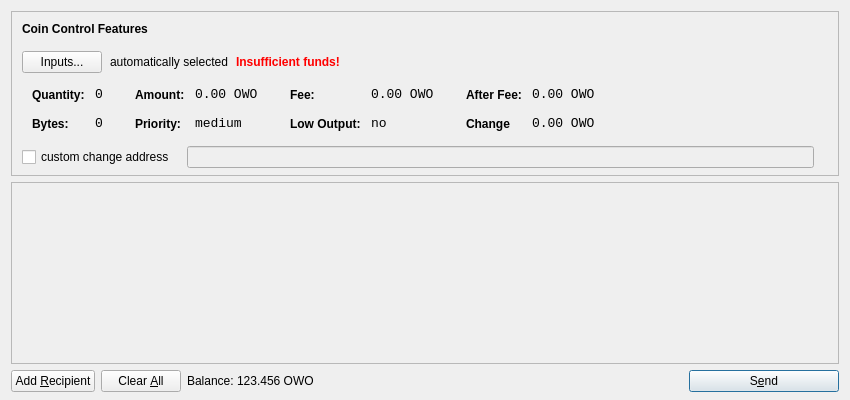
<?xml version="1.0" encoding="UTF-8"?>
<ui version="4.0">
 <class>SendCoinsDialog</class>
 <widget class="QDialog" name="SendCoinsDialog">
  <property name="geometry">
   <rect>
    <x>0</x>
    <y>0</y>
    <width>850</width>
    <height>400</height>
   </rect>
  </property>
  <property name="windowTitle">
   <string>Send Coins</string>
  </property>
  <layout class="QVBoxLayout" name="verticalLayout" stretch="0,1,0">
   <property name="bottomMargin">
    <number>8</number>
   </property>
   <item>
    <widget class="QFrame" name="frameCoinControl">
     <property name="sizePolicy">
      <sizepolicy hsizetype="Expanding" vsizetype="Expanding">
       <horstretch>0</horstretch>
       <verstretch>0</verstretch>
      </sizepolicy>
     </property>
     <property name="maximumSize">
      <size>
       <width>16777215</width>
       <height>16777215</height>
      </size>
     </property>
     <property name="frameShape">
      <enum>QFrame::StyledPanel</enum>
     </property>
     <property name="frameShadow">
      <enum>QFrame::Sunken</enum>
     </property>
     <layout class="QVBoxLayout" name="verticalLayoutCoinControl2">
      <property name="spacing">
       <number>-1</number>
      </property>
      <property name="leftMargin">
       <number>0</number>
      </property>
      <property name="topMargin">
       <number>0</number>
      </property>
      <property name="rightMargin">
       <number>0</number>
      </property>
      <property name="bottomMargin">
       <number>6</number>
      </property>
      <item>
       <layout class="QVBoxLayout" name="verticalLayoutCoinControl" stretch="0,0,0,0,1">
        <property name="spacing">
         <number>0</number>
        </property>
        <property name="leftMargin">
         <number>10</number>
        </property>
        <property name="topMargin">
         <number>10</number>
        </property>
        <item>
         <layout class="QHBoxLayout" name="horizontalLayoutCoinControl1">
          <property name="bottomMargin">
           <number>15</number>
          </property>
          <item>
           <widget class="QLabel" name="labelCoinControlFeatures">
            <property name="sizePolicy">
             <sizepolicy hsizetype="Preferred" vsizetype="Maximum">
              <horstretch>0</horstretch>
              <verstretch>0</verstretch>
             </sizepolicy>
            </property>
            <property name="font">
             <font>
              <weight>75</weight>
              <bold>true</bold>
             </font>
            </property>
            <property name="styleSheet">
             <string notr="true">font-weight:bold;</string>
            </property>
            <property name="text">
             <string>Coin Control Features</string>
            </property>
           </widget>
          </item>
         </layout>
        </item>
        <item>
         <layout class="QHBoxLayout" name="horizontalLayoutCoinControl2" stretch="0,0,0,0">
          <property name="spacing">
           <number>8</number>
          </property>
          <property name="bottomMargin">
           <number>10</number>
          </property>
          <item>
           <widget class="QPushButton" name="pushButtonCoinControl">
            <property name="styleSheet">
             <string notr="true"/>
            </property>
            <property name="text">
             <string>Inputs...</string>
            </property>
           </widget>
          </item>
          <item>
           <widget class="QLabel" name="labelCoinControlAutomaticallySelected">
            <property name="text">
             <string>automatically selected</string>
            </property>
            <property name="margin">
             <number>5</number>
            </property>
           </widget>
          </item>
          <item>
           <widget class="QLabel" name="labelCoinControlInsuffFunds">
            <property name="font">
             <font>
              <weight>75</weight>
              <bold>true</bold>
             </font>
            </property>
            <property name="styleSheet">
             <string notr="true">color:red;font-weight:bold;</string>
            </property>
            <property name="text">
             <string>Insufficient funds!</string>
            </property>
            <property name="margin">
             <number>5</number>
            </property>
           </widget>
          </item>
          <item>
           <spacer name="horizontalSpacerCoinControl">
            <property name="orientation">
             <enum>Qt::Horizontal</enum>
            </property>
            <property name="sizeHint" stdset="0">
             <size>
              <width>40</width>
              <height>1</height>
             </size>
            </property>
           </spacer>
          </item>
         </layout>
        </item>
        <item>
         <widget class="QWidget" name="widgetCoinControl" native="true">
          <property name="sizePolicy">
           <sizepolicy hsizetype="Preferred" vsizetype="Preferred">
            <horstretch>0</horstretch>
            <verstretch>0</verstretch>
           </sizepolicy>
          </property>
          <property name="minimumSize">
           <size>
            <width>0</width>
            <height>0</height>
           </size>
          </property>
          <property name="styleSheet">
           <string notr="true"/>
          </property>
          <layout class="QHBoxLayout" name="horizontalLayoutCoinControl5">
           <property name="margin">
            <number>0</number>
           </property>
           <item>
            <layout class="QHBoxLayout" name="horizontalLayoutCoinControl3" stretch="0,0,0,1">
             <property name="spacing">
              <number>20</number>
             </property>
             <property name="topMargin">
              <number>0</number>
             </property>
             <property name="bottomMargin">
              <number>10</number>
             </property>
             <item>
              <layout class="QFormLayout" name="formLayoutCoinControl1">
               <property name="horizontalSpacing">
                <number>10</number>
               </property>
               <property name="verticalSpacing">
                <number>14</number>
               </property>
               <property name="leftMargin">
                <number>10</number>
               </property>
               <property name="topMargin">
                <number>4</number>
               </property>
               <property name="rightMargin">
                <number>6</number>
               </property>
               <item row="0" column="0">
                <widget class="QLabel" name="labelCoinControlQuantityText">
                 <property name="styleSheet">
                  <string notr="true">font-weight:bold;</string>
                 </property>
                 <property name="text">
                  <string>Quantity:</string>
                 </property>
                 <property name="margin">
                  <number>0</number>
                 </property>
                </widget>
               </item>
               <item row="0" column="1">
                <widget class="QLabel" name="labelCoinControlQuantity">
                 <property name="font">
                  <font>
                   <family>Monospace</family>
                   <pointsize>10</pointsize>
                  </font>
                 </property>
                 <property name="cursor">
                  <cursorShape>IBeamCursor</cursorShape>
                 </property>
                 <property name="contextMenuPolicy">
                  <enum>Qt::ActionsContextMenu</enum>
                 </property>
                 <property name="text">
                  <string>0</string>
                 </property>
                 <property name="margin">
                  <number>0</number>
                 </property>
                 <property name="textInteractionFlags">
                  <set>Qt::LinksAccessibleByMouse|Qt::TextSelectableByKeyboard|Qt::TextSelectableByMouse</set>
                 </property>
                </widget>
               </item>
               <item row="1" column="0">
                <widget class="QLabel" name="labelCoinControlBytesText">
                 <property name="styleSheet">
                  <string notr="true">font-weight:bold;</string>
                 </property>
                 <property name="text">
                  <string>Bytes:</string>
                 </property>
                </widget>
               </item>
               <item row="1" column="1">
                <widget class="QLabel" name="labelCoinControlBytes">
                 <property name="font">
                  <font>
                   <family>Monospace</family>
                   <pointsize>10</pointsize>
                  </font>
                 </property>
                 <property name="cursor">
                  <cursorShape>IBeamCursor</cursorShape>
                 </property>
                 <property name="contextMenuPolicy">
                  <enum>Qt::ActionsContextMenu</enum>
                 </property>
                 <property name="text">
                  <string>0</string>
                 </property>
                 <property name="textInteractionFlags">
                  <set>Qt::LinksAccessibleByMouse|Qt::TextSelectableByKeyboard|Qt::TextSelectableByMouse</set>
                 </property>
                </widget>
               </item>
              </layout>
             </item>
             <item>
              <layout class="QFormLayout" name="formLayoutCoinControl2">
               <property name="horizontalSpacing">
                <number>10</number>
               </property>
               <property name="verticalSpacing">
                <number>14</number>
               </property>
               <property name="leftMargin">
                <number>6</number>
               </property>
               <property name="topMargin">
                <number>4</number>
               </property>
               <property name="rightMargin">
                <number>6</number>
               </property>
               <item row="0" column="0">
                <widget class="QLabel" name="labelCoinControlAmountText">
                 <property name="styleSheet">
                  <string notr="true">font-weight:bold;</string>
                 </property>
                 <property name="text">
                  <string>Amount:</string>
                 </property>
                 <property name="margin">
                  <number>0</number>
                 </property>
                </widget>
               </item>
               <item row="0" column="1">
                <widget class="QLabel" name="labelCoinControlAmount">
                 <property name="font">
                  <font>
                   <family>Monospace</family>
                   <pointsize>10</pointsize>
                  </font>
                 </property>
                 <property name="cursor">
                  <cursorShape>IBeamCursor</cursorShape>
                 </property>
                 <property name="contextMenuPolicy">
                  <enum>Qt::ActionsContextMenu</enum>
                 </property>
                 <property name="text">
                  <string>0.00 OWO</string>
                 </property>
                 <property name="textInteractionFlags">
                  <set>Qt::LinksAccessibleByMouse|Qt::TextSelectableByKeyboard|Qt::TextSelectableByMouse</set>
                 </property>
                </widget>
               </item>
               <item row="1" column="0">
                <widget class="QLabel" name="labelCoinControlPriorityText">
                 <property name="styleSheet">
                  <string notr="true">font-weight:bold;</string>
                 </property>
                 <property name="text">
                  <string>Priority:</string>
                 </property>
                </widget>
               </item>
               <item row="1" column="1">
                <widget class="QLabel" name="labelCoinControlPriority">
                 <property name="font">
                  <font>
                   <family>Monospace</family>
                   <pointsize>10</pointsize>
                  </font>
                 </property>
                 <property name="cursor">
                  <cursorShape>IBeamCursor</cursorShape>
                 </property>
                 <property name="contextMenuPolicy">
                  <enum>Qt::ActionsContextMenu</enum>
                 </property>
                 <property name="text">
                  <string>medium</string>
                 </property>
                 <property name="textInteractionFlags">
                  <set>Qt::LinksAccessibleByMouse|Qt::TextSelectableByKeyboard|Qt::TextSelectableByMouse</set>
                 </property>
                </widget>
               </item>
              </layout>
             </item>
             <item>
              <layout class="QFormLayout" name="formLayoutCoinControl3">
               <property name="horizontalSpacing">
                <number>10</number>
               </property>
               <property name="verticalSpacing">
                <number>14</number>
               </property>
               <property name="leftMargin">
                <number>6</number>
               </property>
               <property name="topMargin">
                <number>4</number>
               </property>
               <property name="rightMargin">
                <number>6</number>
               </property>
               <item row="0" column="0">
                <widget class="QLabel" name="labelCoinControlFeeText">
                 <property name="styleSheet">
                  <string notr="true">font-weight:bold;</string>
                 </property>
                 <property name="text">
                  <string>Fee:</string>
                 </property>
                 <property name="margin">
                  <number>0</number>
                 </property>
                </widget>
               </item>
               <item row="0" column="1">
                <widget class="QLabel" name="labelCoinControlFee">
                 <property name="font">
                  <font>
                   <family>Monospace</family>
                   <pointsize>10</pointsize>
                  </font>
                 </property>
                 <property name="cursor">
                  <cursorShape>IBeamCursor</cursorShape>
                 </property>
                 <property name="contextMenuPolicy">
                  <enum>Qt::ActionsContextMenu</enum>
                 </property>
                 <property name="text">
                  <string>0.00 OWO</string>
                 </property>
                 <property name="textInteractionFlags">
                  <set>Qt::LinksAccessibleByMouse|Qt::TextSelectableByKeyboard|Qt::TextSelectableByMouse</set>
                 </property>
                </widget>
               </item>
               <item row="1" column="0">
                <widget class="QLabel" name="labelCoinControlLowOutputText">
                 <property name="styleSheet">
                  <string notr="true">font-weight:bold;</string>
                 </property>
                 <property name="text">
                  <string>Low Output:</string>
                 </property>
                </widget>
               </item>
               <item row="1" column="1">
                <widget class="QLabel" name="labelCoinControlLowOutput">
                 <property name="font">
                  <font>
                   <family>Monospace</family>
                   <pointsize>10</pointsize>
                  </font>
                 </property>
                 <property name="cursor">
                  <cursorShape>IBeamCursor</cursorShape>
                 </property>
                 <property name="contextMenuPolicy">
                  <enum>Qt::ActionsContextMenu</enum>
                 </property>
                 <property name="text">
                  <string>no</string>
                 </property>
                 <property name="textInteractionFlags">
                  <set>Qt::LinksAccessibleByMouse|Qt::TextSelectableByKeyboard|Qt::TextSelectableByMouse</set>
                 </property>
                </widget>
               </item>
              </layout>
             </item>
             <item>
              <layout class="QFormLayout" name="formLayoutCoinControl4">
               <property name="horizontalSpacing">
                <number>10</number>
               </property>
               <property name="verticalSpacing">
                <number>14</number>
               </property>
               <property name="leftMargin">
                <number>6</number>
               </property>
               <property name="topMargin">
                <number>4</number>
               </property>
               <property name="rightMargin">
                <number>6</number>
               </property>
               <item row="0" column="0">
                <widget class="QLabel" name="labelCoinControlAfterFeeText">
                 <property name="styleSheet">
                  <string notr="true">font-weight:bold;</string>
                 </property>
                 <property name="text">
                  <string>After Fee:</string>
                 </property>
                 <property name="margin">
                  <number>0</number>
                 </property>
                </widget>
               </item>
               <item row="0" column="1">
                <widget class="QLabel" name="labelCoinControlAfterFee">
                 <property name="font">
                  <font>
                   <family>Monospace</family>
                   <pointsize>10</pointsize>
                  </font>
                 </property>
                 <property name="cursor">
                  <cursorShape>IBeamCursor</cursorShape>
                 </property>
                 <property name="contextMenuPolicy">
                  <enum>Qt::ActionsContextMenu</enum>
                 </property>
                 <property name="text">
                  <string>0.00 OWO</string>
                 </property>
                 <property name="textInteractionFlags">
                  <set>Qt::LinksAccessibleByMouse|Qt::TextSelectableByKeyboard|Qt::TextSelectableByMouse</set>
                 </property>
                </widget>
               </item>
               <item row="1" column="0">
                <widget class="QLabel" name="labelCoinControlChangeText">
                 <property name="styleSheet">
                  <string notr="true">font-weight:bold;</string>
                 </property>
                 <property name="text">
                  <string>Change</string>
                 </property>
                </widget>
               </item>
               <item row="1" column="1">
                <widget class="QLabel" name="labelCoinControlChange">
                 <property name="font">
                  <font>
                   <family>Monospace</family>
                   <pointsize>10</pointsize>
                  </font>
                 </property>
                 <property name="cursor">
                  <cursorShape>IBeamCursor</cursorShape>
                 </property>
                 <property name="contextMenuPolicy">
                  <enum>Qt::ActionsContextMenu</enum>
                 </property>
                 <property name="text">
                  <string>0.00 OWO</string>
                 </property>
                 <property name="textInteractionFlags">
                  <set>Qt::LinksAccessibleByMouse|Qt::TextSelectableByKeyboard|Qt::TextSelectableByMouse</set>
                 </property>
                </widget>
               </item>
              </layout>
             </item>
            </layout>
           </item>
          </layout>
         </widget>
        </item>
        <item>
         <layout class="QHBoxLayout" name="horizontalLayoutCoinControl4" stretch="0,0,0">
          <property name="spacing">
           <number>12</number>
          </property>
          <property name="sizeConstraint">
           <enum>QLayout::SetDefaultConstraint</enum>
          </property>
          <property name="topMargin">
           <number>5</number>
          </property>
          <property name="rightMargin">
           <number>5</number>
          </property>
          <item>
           <widget class="QCheckBox" name="checkBoxCoinControlChange">
            <property name="text">
             <string>custom change address</string>
            </property>
           </widget>
          </item>
          <item>
           <widget class="QLineEdit" name="lineEditCoinControlChange">
            <property name="enabled">
             <bool>false</bool>
            </property>
            <property name="sizePolicy">
             <sizepolicy hsizetype="Expanding" vsizetype="Fixed">
              <horstretch>0</horstretch>
              <verstretch>0</verstretch>
             </sizepolicy>
            </property>
           </widget>
          </item>
          <item>
           <widget class="QLabel" name="labelCoinControlChangeLabel">
            <property name="sizePolicy">
             <sizepolicy hsizetype="Preferred" vsizetype="Expanding">
              <horstretch>0</horstretch>
              <verstretch>0</verstretch>
             </sizepolicy>
            </property>
            <property name="minimumSize">
             <size>
              <width>0</width>
              <height>0</height>
             </size>
            </property>
            <property name="text">
             <string/>
            </property>
            <property name="margin">
             <number>3</number>
            </property>
           </widget>
          </item>
         </layout>
        </item>
        <item>
         <spacer name="verticalSpacerCoinControl">
          <property name="orientation">
           <enum>Qt::Vertical</enum>
          </property>
          <property name="sizeHint" stdset="0">
           <size>
            <width>800</width>
            <height>1</height>
           </size>
          </property>
         </spacer>
        </item>
       </layout>
      </item>
     </layout>
    </widget>
   </item>
   <item>
    <widget class="QScrollArea" name="scrollArea">
     <property name="widgetResizable">
      <bool>true</bool>
     </property>
     <widget class="QWidget" name="scrollAreaWidgetContents">
      <property name="geometry">
       <rect>
        <x>0</x>
        <y>0</y>
        <width>830</width>
        <height>165</height>
       </rect>
      </property>
      <layout class="QVBoxLayout" name="verticalLayout_2">
       <property name="margin">
        <number>0</number>
       </property>
       <item>
        <layout class="QVBoxLayout" name="entries">
         <property name="spacing">
          <number>6</number>
         </property>
        </layout>
       </item>
       <item>
        <spacer name="verticalSpacer">
         <property name="orientation">
          <enum>Qt::Vertical</enum>
         </property>
         <property name="sizeHint" stdset="0">
          <size>
           <width>20</width>
           <height>40</height>
          </size>
         </property>
        </spacer>
       </item>
      </layout>
     </widget>
    </widget>
   </item>
   <item>
    <layout class="QHBoxLayout" name="horizontalLayout">
     <item>
      <widget class="QPushButton" name="addButton">
       <property name="toolTip">
        <string>Send to multiple recipients at once</string>
       </property>
       <property name="text">
        <string>Add &amp;Recipient</string>
       </property>
       <property name="icon">
        <iconset resource="../bitcoin.qrc">
         <normaloff>:/icons/add</normaloff>:/icons/add</iconset>
       </property>
       <property name="autoDefault">
        <bool>false</bool>
       </property>
      </widget>
     </item>
     <item>
      <widget class="QPushButton" name="clearButton">
       <property name="sizePolicy">
        <sizepolicy hsizetype="Minimum" vsizetype="Fixed">
         <horstretch>0</horstretch>
         <verstretch>0</verstretch>
        </sizepolicy>
       </property>
       <property name="toolTip">
        <string>Remove all transaction fields</string>
       </property>
       <property name="text">
        <string>Clear &amp;All</string>
       </property>
       <property name="icon">
        <iconset resource="../bitcoin.qrc">
         <normaloff>:/icons/remove</normaloff>:/icons/remove</iconset>
       </property>
       <property name="autoRepeatDelay">
        <number>300</number>
       </property>
       <property name="autoDefault">
        <bool>false</bool>
       </property>
      </widget>
     </item>
     <item>
      <layout class="QHBoxLayout" name="horizontalLayout_2">
       <property name="spacing">
        <number>3</number>
       </property>
       <item>
        <widget class="QLabel" name="label">
         <property name="sizePolicy">
          <sizepolicy hsizetype="Preferred" vsizetype="Fixed">
           <horstretch>0</horstretch>
           <verstretch>0</verstretch>
          </sizepolicy>
         </property>
         <property name="text">
          <string>Balance:</string>
         </property>
        </widget>
       </item>
       <item>
        <widget class="QLabel" name="labelBalance">
         <property name="sizePolicy">
          <sizepolicy hsizetype="Preferred" vsizetype="Fixed">
           <horstretch>0</horstretch>
           <verstretch>0</verstretch>
          </sizepolicy>
         </property>
         <property name="cursor">
          <cursorShape>IBeamCursor</cursorShape>
         </property>
         <property name="text">
          <string>123.456 OWO</string>
         </property>
         <property name="textInteractionFlags">
          <set>Qt::LinksAccessibleByMouse|Qt::TextSelectableByKeyboard|Qt::TextSelectableByMouse</set>
         </property>
        </widget>
       </item>
      </layout>
     </item>
     <item>
      <spacer name="horizontalSpacer">
       <property name="orientation">
        <enum>Qt::Horizontal</enum>
       </property>
       <property name="sizeHint" stdset="0">
        <size>
         <width>40</width>
         <height>20</height>
        </size>
       </property>
      </spacer>
     </item>
     <item>
      <widget class="QPushButton" name="sendButton">
       <property name="minimumSize">
        <size>
         <width>150</width>
         <height>0</height>
        </size>
       </property>
       <property name="toolTip">
        <string>Confirm the send action</string>
       </property>
       <property name="text">
        <string>S&amp;end</string>
       </property>
       <property name="icon">
        <iconset resource="../bitcoin.qrc">
         <normaloff>:/icons/send</normaloff>:/icons/send</iconset>
       </property>
       <property name="default">
        <bool>true</bool>
       </property>
      </widget>
     </item>
    </layout>
   </item>
  </layout>
 </widget>
 <resources>
  <include location="../bitcoin.qrc"/>
 </resources>
 <connections/>
</ui>
